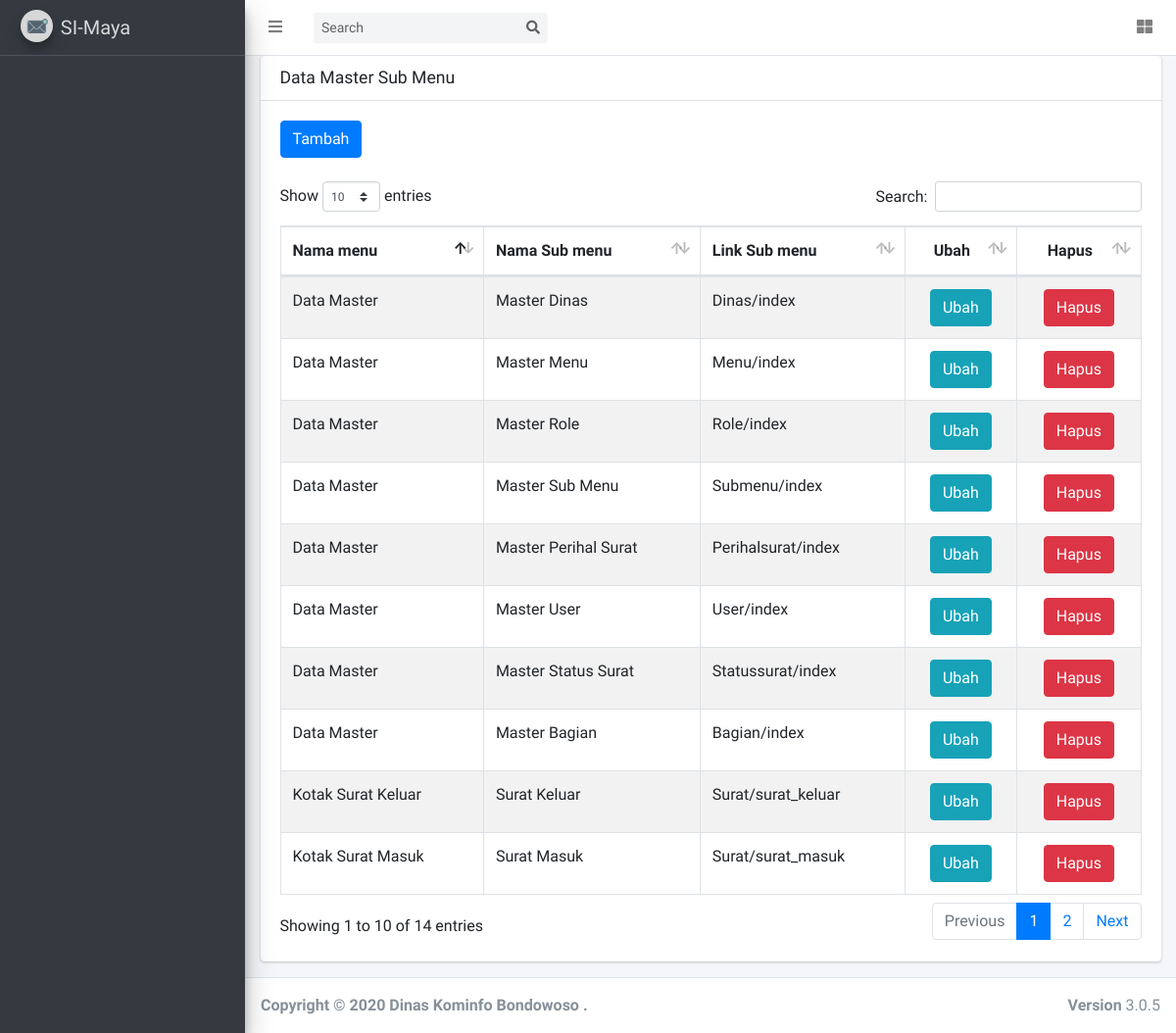
/index.php/submenu, run on the app's committed database.
### tables this page shows
CREATE TABLE `tbl_sub_menu` (
  `id_sub_menu` int(11) NOT NULL,
  `id_menu` int(11) NOT NULL,
  `nama_sub_menu` varchar(30) NOT NULL,
  `link_sub_menu` varchar(50) NOT NULL
);

CREATE TABLE `tbl_menu` (
  `id_menu` int(11) NOT NULL,
  `nama_menu` varchar(50) NOT NULL,
  `icon_menu` varchar(50) NOT NULL
);

### application/controllers/Submenu.php (called while the page is built, shortened)
<?php
class Submenu extends CI_Controller {
	function __construct(){
        $this->load->model('main');
        $this->load->library('session');
    }
	public function index()
	{
		$data['user'] 		    = $this->session->userdata('nama_user');
		$id_role 				= $this->session->userdata('id_role');
		$data['menu'] 			= $this->main->get_menu_selected($id_role);
        $data['sub_menu'] 	    = $this->main->get_data_join('tbl_sub_menu','tbl_menu','tbl_sub_menu.id_menu = tbl_menu.id_menu');
		$this->load->view('submenu',$data);
	}
}

### index.php (called while the page is built, shortened)
<?php
require_once BASEPATH.'core/CodeIgniter.php';

### application/models/main.php (called while the page is built, shortened)
<?php
class main extends CI_MODEL{
    function get_data_join($table,$table_join,$where){
        $query = $this->db->select('*')->from($table)->join($table_join,$where)->get();
        return $query->result();
    }
    function get_menu_selected($role_id){
        $this->db->select('*')
        ->from('tbl_user_access')
        ->join('tbl_sub_menu','tbl_user_access.id_sub_menu = tbl_sub_menu.id_sub_menu')
        ->join('tbl_menu','tbl_menu.id_menu = tbl_sub_menu.id_menu')
        ->where('tbl_user_access.id_role =',$role_id )
        ->group_by('tbl_menu.id_menu');
        $query = $this->db->get();
        return $query->result();
    }
}
?>

### application/views/submenu.php (the view, shortened to what this page needs)
<!DOCTYPE html>
<html lang="en">
<head>
</head>
<body class="hold-transition sidebar-mini layout-fixed layout-navbar-fixed layout-footer-fixed">
<div class="wrapper">
  <div class="content-wrapper">
    <section class="content">
      <div class="container-fluid">
        <div class="card">
          <div class="card-header">
            <h3 class="card-title">Data Master Sub Menu</h3>
          </div>
          <div class="card-body">
            <table id="example1" class="table table-bordered table-striped">
              <button type="button" class="btn btn-primary" onclick="window.location.href='<?= site_url();?>/Submenu/add_data';">Tambah</button>
              <br>
                <br>
              <thead>
              <tr>
                <th>Nama menu</th>
                <th>Nama Sub menu</th>
                <th>Link Sub menu</th>
                <th style="text-align:center;">Ubah</th>
                <th style="text-align:center;">Hapus</th>
              </tr>
              </thead>
              <tbody>
                <?php foreach($sub_menu as $row_sub_menu){?>
                    <tr>
                        <td><?= $row_sub_menu->nama_menu;?></td>
                        <td><?= $row_sub_menu->nama_sub_menu;?></td>
                        <td><?= $row_sub_menu->link_sub_menu;?></td>
                        <td style="text-align:center;"><a style="color:white;" type="button" href="<?= site_url('Submenu/edit_data/').$row_sub_menu->id_sub_menu ;?>" class="btn btn-info" > Ubah</a</td>
                        <td style="text-align:center;"><button type="button" class="btn btn-danger" data-toggle="modal" data-target="#delete<?= $row_sub_menu->id_sub_menu?>"> Hapus</button</td>
                    </tr>
                <?php } ?>
              </tbody>
            </table>
          </div>
      </div>
    </section>
    </div>
</body>
</html>

### data on the page
tbl_sub_menu: id_menu.nama_menu "Data Master", nama_sub_menu "Master Dinas", link_sub_menu "Dinas/index"
tbl_sub_menu: id_menu.nama_menu "Data Master", nama_sub_menu "Master Menu", link_sub_menu "Menu/index"
tbl_sub_menu: id_menu.nama_menu "Data Master", nama_sub_menu "Master Role", link_sub_menu "Role/index"
tbl_sub_menu: id_menu.nama_menu "Kotak Surat Masuk", nama_sub_menu "Surat Masuk", link_sub_menu "Surat/surat_masuk"
tbl_sub_menu: id_menu.nama_menu "Kotak Surat Keluar", nama_sub_menu "Surat Keluar", link_sub_menu "Surat/surat_keluar"
tbl_sub_menu: id_menu.nama_menu "Data Master", nama_sub_menu "Master Sub Menu", link_sub_menu "Submenu/index"
tbl_sub_menu: id_menu.nama_menu "Data Master", nama_sub_menu "Master Perihal Surat", link_sub_menu "Perihalsurat/index"
tbl_sub_menu: id_menu.nama_menu "Data Master", nama_sub_menu "Master User", link_sub_menu "User/index"
tbl_sub_menu: id_menu.nama_menu "Data Master", nama_sub_menu "Master Status Surat", link_sub_menu "Statussurat/index"
tbl_sub_menu: id_menu.nama_menu "Data Master", nama_sub_menu "Master Bagian", link_sub_menu "Bagian/index"
